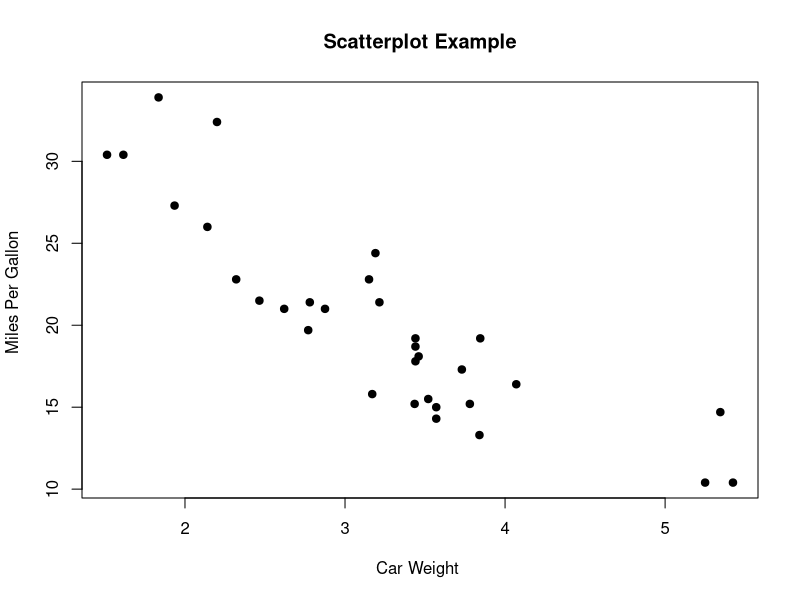
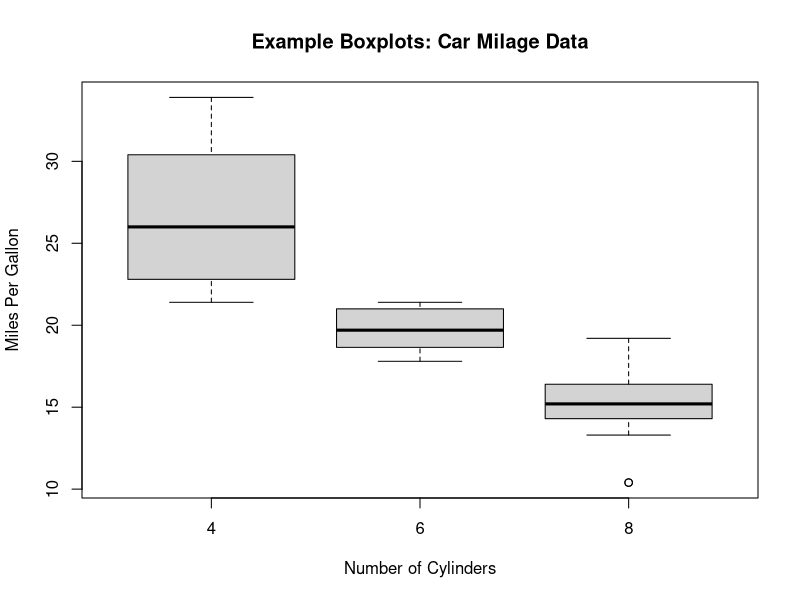
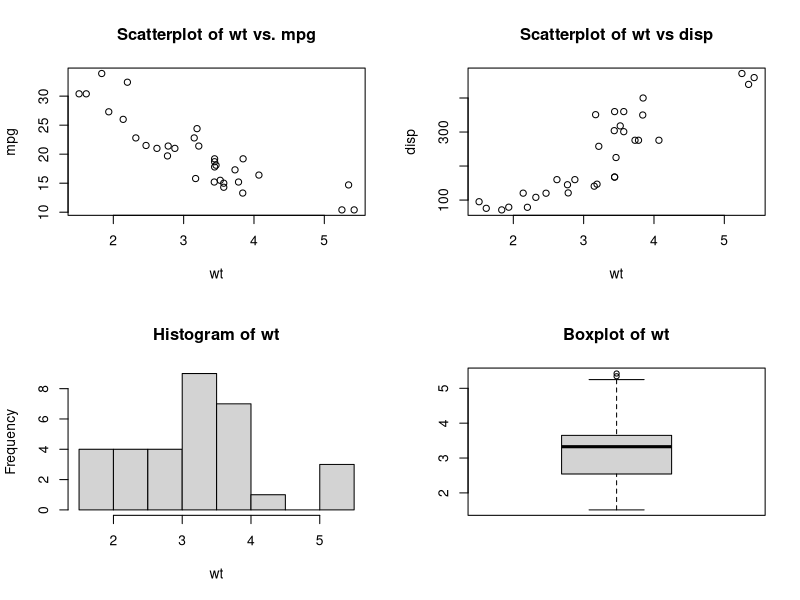
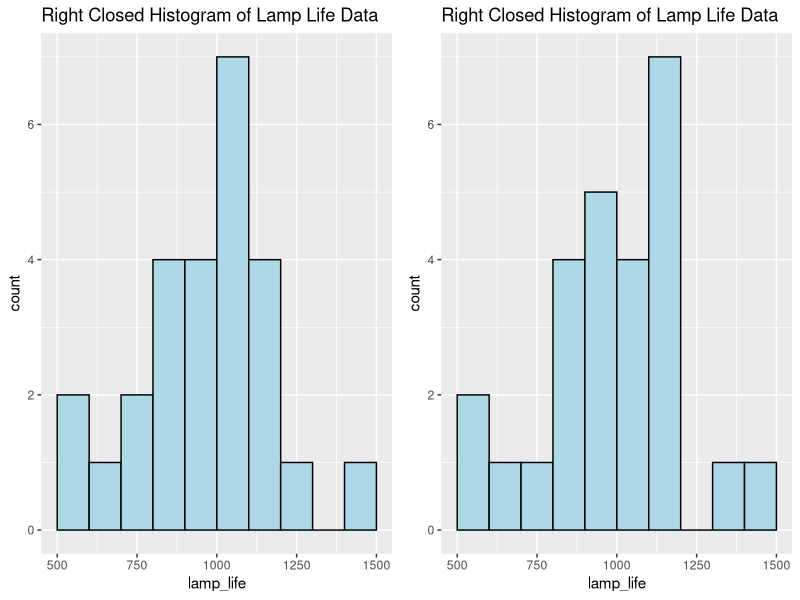

Write the R code that produced these figures, in order.
## ---- chunk 1
library(gridExtra)
library(ggplot2)
## ---- chunk 2
attach(mtcars)
plot(wt, mpg, main="Scatterplot Example", 
   xlab="Car Weight ", ylab="Miles Per Gallon ", pch=19)
## ---- chunk 3
boxplot(mpg~cyl,data=mtcars, main="Example Boxplots: Car Milage Data", 
   xlab="Number of Cylinders", ylab="Miles Per Gallon")
## ---- chunk 4
par(mfrow=c(2,2))
plot(wt,mpg, main="Scatterplot of wt vs. mpg")
plot(wt,disp, main="Scatterplot of wt vs disp")
hist(wt, main="Histogram of wt")
boxplot(wt, main="Boxplot of wt")
## ---- chunk 5
lamp_life <- c(1080, 896, 958, 1153, 900, 860, 1070, 800, 1070, 909, 1100, 940, 1110, 940, 1122, 1100, 1300, 1070, 890, 1106, 704, 500, 500, 620, 1500, 1100)
## ---- chunk 6
df <- data.frame(lamp_life)
p1 <- ggplot(df, aes(lamp_life)) +
  geom_histogram(binwidth = 100, boundary = 1000,
                 fill = "lightBlue", col = "black",
                 right = TRUE) +
  ggtitle("Right Closed Histogram of Lamp Life Data")

p2 <- ggplot(df, aes(lamp_life)) +
  geom_histogram(binwidth = 100, boundary = 1000,
                 fill = "lightBlue", col = "black",
                 right = FALSE) +
  ggtitle("Right Closed Histogram of Lamp Life Data")

grid.arrange(p1, p2, ncol = 2) 
## ---- chunk 7

